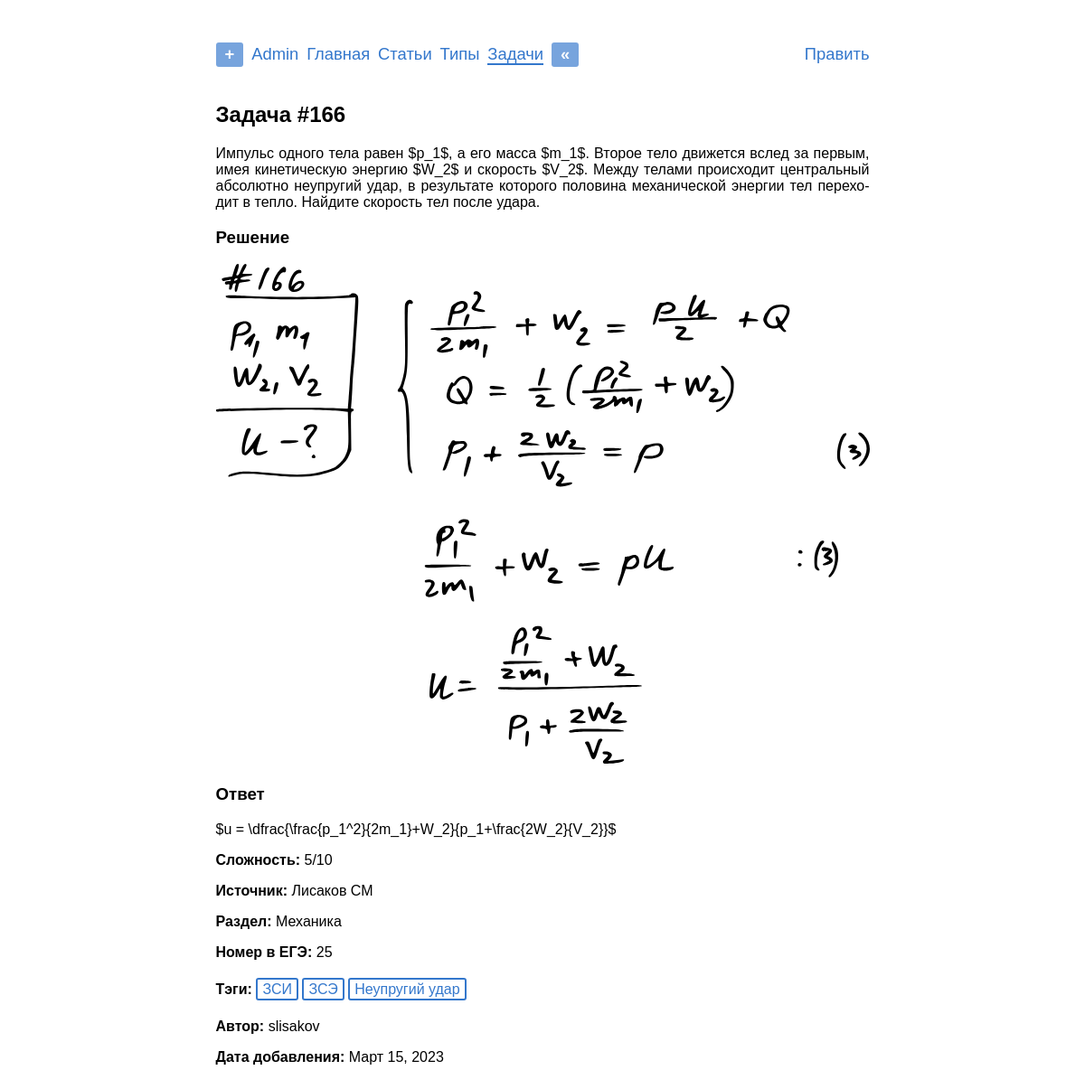
Before: /problems/166/ with the older database file.
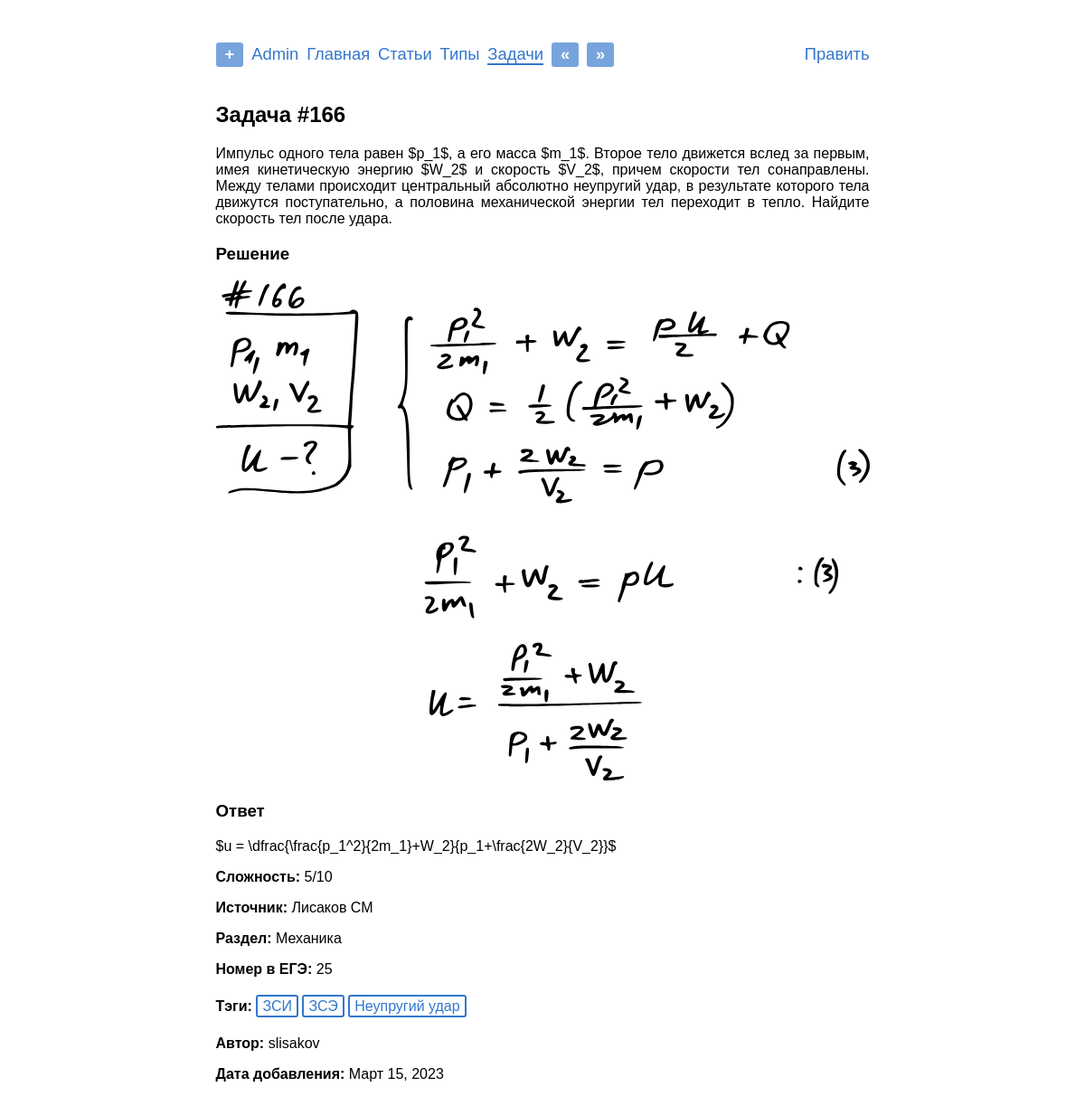
After: the same page with the newer database file.
### problems/models.py (models this page shows, shortened)
class Problem(models.Model):
    text = models.TextField('условие',
                            max_length=6000,
                            help_text='Максимум 6 тыс. символов '
                            '(если мало - обратитесь к создательнице сайта)')
    solution = models.TextField('решение',
                                max_length=6000,
                                help_text='Максимум 6 тыс. символов',
                                blank=True,
                                null=True)
    answer = models.TextField('ответ',
                              max_length=1000,
                              help_text='Максимум 1 тыс. символов',
                              blank=True,
                              null=True)
    complexity = models.PositiveSmallIntegerField('сложность',
                                                  help_text=('число от 1 до 10'
                                                             ' включительно'),
                                                  blank=True,
                                                  null=True,
                                                  validators=(
                                                      [MinValueValidator(1),
                                                       MaxValueValidator(10)]))
    author = models.ForeignKey(User,
                               on_delete=models.CASCADE,
                               editable=False,
                               verbose_name='автор')
    date = models.DateField('дата добавления',
                            auto_now_add=True)
    tags = models.ManyToManyField(Tag,
                                  verbose_name='тэги',
                                  blank=True)
    source = models.ForeignKey(Source,
                               on_delete=models.CASCADE,
                               verbose_name='источник',
                               blank=True,
                               null=True)
    category = models.ForeignKey(Category,
                                 on_delete=models.CASCADE,
                                 verbose_name='раздел',
                                 blank=True,
                                 null=True)
    subcategory = models.ForeignKey(Subcategory,
                                    on_delete=models.CASCADE,
                                    verbose_name='подраздел',
                                    blank=True,
                                    null=True)
    type_ege = models.ForeignKey(TypeInEGE,
                                 on_delete=models.CASCADE,
                                 verbose_name='Тип задания',
                                 null=True)
    class Meta:
        verbose_name = 'задача'
        verbose_name_plural = 'задачи'
        default_related_name = 'problems'

class Source(models.Model):
    name = models.CharField('название',
                            max_length=500,
                            help_text='Максимум 500 символов')
    class Meta:
        verbose_name = 'источник'
        verbose_name_plural = 'источники'
        default_related_name = 'source'
        ordering = ['name']
    def __str__(self):
        return self.name

class CategoryBaseModel(models.Model):
    name = models.CharField('название',
                            max_length=150,
                            help_text='Максимум 150 символов')
    slug = models.SlugField('слаг',
                            max_length=150,
                            help_text=('Слаг - текстовый идентификатор,'
                                       ' с помощью которого будут'
                                       ' генерироваться ссылки'))
    class Meta:
        abstract = True
    def __str__(self):
        return self.name

class Category(CategoryBaseModel):
    class Meta:
        verbose_name = 'раздел'
        verbose_name_plural = 'разделы'
        default_related_name = 'category'
        ordering = ['name']

class TypeInEGE(models.Model):
    objects = TypeInEGEManager()
    number = models.PositiveSmallIntegerField('номер')
    max_score = models.PositiveSmallIntegerField('максимальное количество'
                                                 ' баллов')
    part_ege = models.ForeignKey(PartOfEGE,
                                 on_delete=models.CASCADE,
                                 verbose_name='часть ЕГЭ',
                                 default=1)
    class Meta:
        verbose_name = 'тип'
        verbose_name_plural = 'типы'
        default_related_name = 'type'
        ordering = ['number']
    def __str__(self):
        return str(self.number)

class Tag(models.Model):
    name = models.CharField('название',
                            max_length=150,
                            help_text='Максимум 150 символов')
    slug = models.SlugField('слаг',
                            max_length=150,
                            help_text=('Слаг - текстовый идентификатор,'
                                       ' с помощью которого будут'
                                       ' генерироваться ссылки'))
    class Meta:
        verbose_name = 'тэг'
        verbose_name_plural = 'тэги'
        default_related_name = 'tags'
        ordering = ['name']

### problems/views.py (the view)
# urls.py: re_path(r'^(?P<pk>[1-9]\d*)/$', views.ProblemView.as_view(),
class ProblemView(DetailView):
    model = Problem
    template_name = 'problems/problem_detail.html'
    context_object_name = 'problem'
    def get_context_data(self, **kwargs):
        data = super().get_context_data(**kwargs)
        problem_pk = self.kwargs['pk']
        data['next_problem'] = (Problem.objects
                                       .all()
                                       .filter(id=int(problem_pk) + 1)
                                       .exists())
        data['previous_problem'] = (Problem.objects
                                           .all()
                                           .filter(id=int(problem_pk) - 1)
                                           .exists())
        return data

### problems/templatetags/abbr.py (called while the page is built)
def replace_by_dic(el, dic):
    for i, j in dic.items():
        el = el.replace(i, j)
    return el

@register.filter()
@stringfilter
def abbr(value):
    return replace_by_dic(value, abbr_dic)

### problems/templatetags/markdown_extras.py (called while the page is built)
@register.filter()
@stringfilter
def markdown(value):
    return md.markdown(value, extensions=['markdown.extensions.fenced_code'])

### templates/problems/problem_detail.html (shortened to what this page needs)
{% extends "base.html" %}
{% load markdown_extras %}
{% load abbr %}
{% block content %}
  <div class="card">
    <h2 class="card-title">Задача #{{problem.id}}</h2>
    <div class="problem">{{problem.text|markdown|abbr|safe}}</div>
    {% if problem.solution%}<h3>Решение</h3><div class="solution">{{problem.solution|markdown|safe}}</div>{% endif %}
    {% if problem.answer%}<h3>Ответ </h3>{{problem.answer|markdown|safe}}{% endif %}
    {% if problem.complexity%}<p><b>Сложность: </b>{{problem.complexity}}/10</p>{% endif %}
    {% if problem.source%}<p><b>Источник: </b>{{problem.source}}{% endif %}</p>
    {% if problem.category%}<p><b>Раздел: </b>{{problem.category}}{% endif %}</p>
    <p><b>Номер в ЕГЭ: </b>{{problem.type_ege}}</p>
    {% if problem.tags.all %}<b>Тэги:</b>
    {% for tag in problem.tags.all %}
      <span class='tag'>{{ tag.name }}</span>
    {% endfor %}{% endif %}
    <p><b>Автор: </b>{{problem.author.username}}</p>
    <p><b>Дата добавления: </b>{{problem.date}}</p>
  </div>
{% endblock %}

### templates/base.html (shortened to what this page needs)
{% load static %}
<!DOCTYPE html>
<html lang="ru">
    <head>
        <link rel="stylesheet" href="{% static 'css/style.css'%}" type="text/css">
    </head>
    <body>
        <header>
          {% include "includes/nav.html" %}
        </header>
        <main>
            {% block content %}Пусто :({% endblock %}
        </main>
    </body>
</html>

### templates/includes/nav.html
<nav class="no-print">
    <a class="lnk_btn" href="/admin/problems/problem/add/" title="Добавить задачу">+</a>&nbsp;
    <a href="/admin/">Admin</a>&nbsp;
    <a href="/"{% if request.path == '/' %}class='current_nav'{% endif %}>Главная</a>&nbsp;
    <a href="/articles/"{% if '/articles' in request.path %}class='current_nav'{% endif %}>Статьи</a>&nbsp;
    <a href="{% url 'typesinege:list'%}"{% if '/types/' in request.path %}class='current_nav'{% endif %}>Типы</a>&nbsp;
    <a href="{% url 'problems:list'%}"{% if '/problems/' in request.path %}class='current_nav'{% endif %}>Задачи</a>&nbsp;
    {% if '/problems/' in request.path and request.path != '/problems/' %}
      <a class="nav-right" href="/admin/problems/problem/{{problem.id}}/change">Править</a>
    {% endif %}
    {% if previous_problem %}
      <a class="lnk_btn" href="/problems/{{problem.id|add:"-1"}}" title="#{{problem.id|add:"-1"}}">«</a>&nbsp;
    {% endif %}
    {% if next_problem %}
    <a class="lnk_btn" href="/problems/{{problem.id|add:"+1"}}" title="#{{problem.id|add:"+1"}}">»</a>
    {% endif %}
</nav>

### static/css/style.css (style rules this page uses)
html { overflow-y: scroll; }
body { -webkit-hyphens: auto; -moz-hyphens: auto; -ms-hyphens: auto; hyphens: auto; margin: 0px auto; width: 723px; max-width: 100%; font-family: Tahoma, Arial; text-align: justify; font-size: 12pt; margin-bottom:10ex; }
.tag { border: 2px solid #3377cc; border-radius: 3px; padding: 2px 5px; line-height: 3.8ex; color: #3377cc; }
a { text-decoration: none; color: #3377cc; }
nav { margin: 5ex 0 4ex 0; }
nav a { line-height: 2em; font-size: 115%; -webkit-hyphens: none; -moz-hyphens: none; -ms-hyphens: none; hyphens: none; }
.nav-right { float: right; }
nav a.lnk_btn { display: inline-block; border-radius: 3px; background-color: #3377ccaa; font-weight:900; color: white; line-height:inherit; padding: 2px 10px 3px; }
.current_nav { border-bottom: solid 2px; }

Changed rows visible on the page:
changed Problem "$u = \\dfrac{\\frac{p_1^2}{2m_1}+W_2}{p_1+\\frac{2W_2}{V_2}}$": text|abbr "…энергию $W_2$ и скорость $V_2$. Между телами происходит центральный абсолютно неупругий удар, в результате которого половина механической энергии тел…" → "…энергию $W_2$ и скорость $V_2$, причем скорости тел сонаправлены. Между телами происходит центральный абсолютно неупругий удар, в результате которого тела движутся поступательно, а половина механической энергии тел…"
